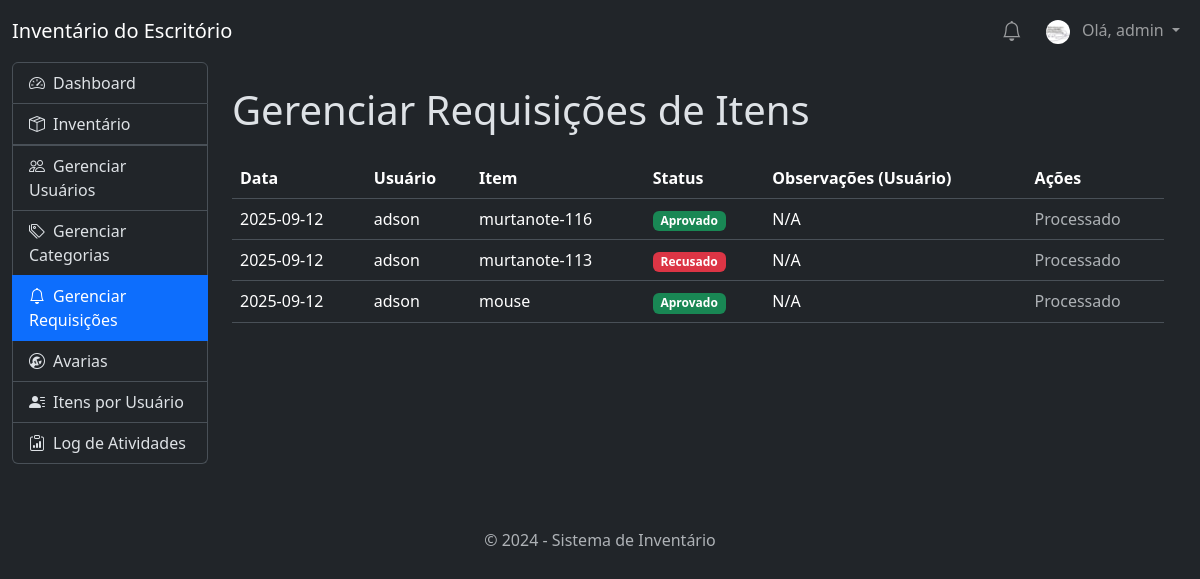
/manage_requests (signed in), run on the app's committed database.
### tables this page shows
CREATE TABLE users (
                id INTEGER PRIMARY KEY AUTOINCREMENT,
                username TEXT UNIQUE NOT NULL,
                password TEXT NOT NULL,
                role TEXT NOT NULL DEFAULT 'user'
            , profile_image_file TEXT);

CREATE TABLE item_requests (
                id INTEGER PRIMARY KEY AUTOINCREMENT,
                item_id INTEGER NOT NULL,
                user_id INTEGER NOT NULL,
                request_date TIMESTAMP NOT NULL DEFAULT CURRENT_TIMESTAMP,
                status TEXT NOT NULL DEFAULT 'Pendente', -- Pendente, Aprovado, Recusado
                notes TEXT,
                response_notes TEXT, -- Adicionado para justificativa do admin
                return_notes TEXT,   -- Adicionado para justificativa do usuário na devolução
                FOREIGN KEY (item_id) REFERENCES items (id),
                FOREIGN KEY (user_id) REFERENCES users (id)
            );

CREATE TABLE items (
                id INTEGER PRIMARY KEY AUTOINCREMENT,
                name TEXT NOT NULL,
                model TEXT,
                category TEXT,
                location TEXT,
                purchase_date DATE,
                serial_number TEXT,
                status TEXT,
                availability_status TEXT,
                image_file TEXT,
                assigned_to TEXT,
                authorized_by TEXT,
                created_at TIMESTAMP NOT NULL DEFAULT CURRENT_TIMESTAMP
            );

### app.py (the view, shortened to what this page needs)
@app.route('/manage_requests', methods=('GET', 'POST'))
@admin_required
def manage_requests():
    db = get_db()
    requests_list = db.execute("""
        SELECT r.id, r.request_date, r.status, r.notes, r.return_notes, i.name as item_name, i.status as item_condition, u.username as user_name
        FROM item_requests r JOIN items i ON r.item_id = i.id JOIN users u ON r.user_id = u.id
        ORDER BY r.request_date DESC
    """).fetchall()
    return render_template('manage_requests.html', requests=requests_list)

### app.py (called while the page is built)
def get_db():
    db = getattr(g, '_database', None)
    if db is None:
        db = g._database = sqlite3.connect(app.config['DATABASE'])
        db.row_factory = sqlite3.Row
    return db

@app.teardown_appcontext
def close_connection(exception):
    db = getattr(g, '_database', None)
    if db is not None:
        db.close()

@app.context_processor
def inject_categories():
    if g.user:
        db = get_db()
        categories = db.execute('SELECT DISTINCT category FROM items WHERE category IS NOT NULL AND category != "" ORDER BY category').fetchall()
        return dict(all_categories=categories)
    return dict(all_categories=[], notifications=[])

@app.context_processor
def inject_notifications():
    if g.user:
        db = get_db()
        notifications = db.execute('SELECT * FROM notifications WHERE user_id = ? AND is_read = 0 ORDER BY created_at DESC', (g.user['id'],)).fetchall()
        return dict(notifications=notifications)
    return dict(notifications=[])

@app.before_request
def load_logged_in_user():
    user_id = session.get('user_id')
    if user_id is None:
        g.user = None
    else:
        g.user = get_db().execute(
            'SELECT * FROM users WHERE id = ?', (user_id,)
        ).fetchone()

def admin_required(view):
    @functools.wraps(view)
    def wrapped_view(**kwargs):
        if g.user is None:
            return redirect(url_for('login'))
        if g.user['role'] != 'admin':
            abort(403) # Erro 'Forbidden' (Proibido)
        return view(**kwargs)
    return wrapped_view

### templates/manage_requests.html (shortened to what this page needs)
{% extends 'base.html' %}
{% block content %}
<div class="table-container">
    <h1 class="mb-4">Gerenciar Requisições de Itens</h1>
    {% if requests %}
    <div class="table-responsive">
        <table class="table table-futuristic">
            <thead>
                <tr>
                    <th>Data</th>
                    <th>Usuário</th>
                    <th>Item</th>
                    <th>Status</th>
                    <th>Observações (Usuário)</th>
                    <th>Ações</th>
                </tr>
            </thead>
            <tbody>
                {% for req in requests %}
                <tr>
                    <td>{{ req.request_date.split(' ')[0] }}</td>
                    <td>{{ req.user_name }}</td>
                    <td>{{ req.item_name }}</td>
                    <td>
                        <span class="badge
                            {% if req.status == 'Aprovado' %}bg-success
                            {% elif req.status == 'Recusado' %}bg-danger
                            {% elif req.status == 'Devolvido' %}bg-info
                            {% else %}bg-warning
                            {% endif %}">
                            {{ req.status }}
                        </span>
                    </td>
                    <td>
                        {% if req.status == 'Devolvido' and req.return_notes %}
                            <span class="text-info-emphasis" title="Justificativa de devolução">{{ req.return_notes }}</span>
                        {% else %}
                            {{ req.notes or 'N/A' }}
                        {% endif %}
                    </td>
                    <td>
                        {% if req.status == 'Pendente' %}
                            <div class="btn-group">
                                <form action="{{ url_for('manage_requests') }}" method="post" class="d-inline">
                                    <input type="hidden" name="request_id" value="{{ req.id }}">
                                    <input type="hidden" name="action" value="approve">
                                    <button type="submit" class="btn btn-success btn-sm">Aprovar</button>
                                </form>
                                <button type="button" class="btn btn-danger btn-sm" data-bs-toggle="modal" data-bs-target="#denyRequestModal" data-request-id="{{ req.id }}">
                                    Recusar
                                </button>
                            </div>
                        {% else %}
                            <span class="text-muted">Processado</span>
                        {% endif %}
                    </td>
                </tr>
                {% else %}
                <tr>
                    <td colspan="7" class="text-center text-muted">Nenhuma requisição encontrada.</td>
                </tr>
                {% endfor %}
            </tbody>
        </table>
    </div>
    {% else %}
    <p class="text-center text-muted">Nenhuma requisição encontrada.</p>
    {% endif %}
</div>
                            {% set statuses = ['Muito Bom', 'Bom', 'Aceitável', 'Ruim', 'Quebrado'] %}
{% endblock %}

### templates/base.html (shortened to what this page needs)
<!doctype html>
<html lang="pt-br" data-bs-theme="dark">
<head>
    <link href="https://cdn.jsdelivr.net/npm/bootstrap@5.3.3/dist/css/bootstrap.min.css" rel="stylesheet">
    <link rel="stylesheet" href="https://cdn.jsdelivr.net/npm/bootstrap-icons@1.11.3/font/bootstrap-icons.min.css">
</head>
<body>
    <nav class="navbar navbar-expand-lg navbar-dark bg-dark">
        <div class="container-fluid">
            <a class="navbar-brand" href="{{ url_for('dashboard') }}">Inventário do Escritório</a>
            <div class="navbar-nav d-flex align-items-center">
                {% if g.user %}
                    <div class="nav-item dropdown me-2">
                        <a class="nav-link position-relative" href="#" id="navbarNotificationDropdown" role="button" data-bs-toggle="dropdown" aria-expanded="false">
                            <i class="bi bi-bell fs-5"></i>
                        </a>
                    </div>
                    <div class="nav-item dropdown">
                        <a class="nav-link dropdown-toggle" href="#" id="navbarUserDropdown" role="button" data-bs-toggle="dropdown" aria-expanded="false">
                            {% if g.user.profile_image_file %}
                                <img src="{{ url_for('profile_pic', filename=g.user.profile_image_file) }}" alt="Foto de Perfil" class="rounded-circle me-2" style="width: 24px; height: 24px; object-fit: cover;">
                            {% else %}
                                <i class="bi bi-person-circle me-2"></i>
                            {% endif %}
                            Olá, {{ g.user['username'] }}
                        </a>
                    </div>
                {% else %}
                    <a class="nav-link" href="{{ url_for('login') }}">Login</a>
                    <a class="nav-link" href="{{ url_for('register') }}">Registrar</a>
                {% endif %}
            </div>
        </div>
    </nav>
    <div class="container-fluid">
        <div class="row g-0">
            <aside class="col-md-3 col-lg-2">
                <div class="list-group">
                    <a href="{{ url_for('dashboard') }}" class="list-group-item list-group-item-action {% if request.endpoint == 'dashboard' %}active{% endif %}">
                        <i class="bi bi-speedometer2 me-2"></i>Dashboard
                    </a>
                    {% set inventory_active = request.endpoint in ['index', 'add', 'edit'] %}
                    <a href="#inventory-submenu" data-bs-toggle="collapse" class="list-group-item list-group-item-action {% if inventory_active %}active{% endif %}" aria-expanded="{{ 'true' if inventory_active else 'false' }}">
                        <i class="bi bi-box-seam me-2"></i>Inventário
                    </a>
                    {% if g.user['role'] == 'admin' %}
                        <a href="{{ url_for('manage_users') }}" class="list-group-item list-group-item-action {% if request.endpoint == 'manage_users' %}active{% endif %}">
                            <i class="bi bi-people me-2"></i>Gerenciar Usuários
                        </a>
                        <a href="{{ url_for('manage_categories') }}" class="list-group-item list-group-item-action {% if request.endpoint == 'manage_categories' %}active{% endif %}">
                            <i class="bi bi-tags me-2"></i>Gerenciar Categorias
                        </a>
                        <a href="{{ url_for('manage_requests') }}" class="list-group-item list-group-item-action {% if request.endpoint == 'manage_requests' %}active{% endif %}">
                            <i class="bi bi-bell me-2"></i>Gerenciar Requisições
                        </a>
                        <a href="{{ url_for('broken_items') }}" class="list-group-item list-group-item-action {% if request.endpoint == 'broken_items' %}active{% endif %}">
                            <i class="bi bi-wrench-adjustable-circle me-2"></i>Avarias
                        </a>
                        <a href="{{ url_for('user_assets') }}" class="list-group-item list-group-item-action {% if request.endpoint == 'user_assets' %}active{% endif %}">
                            <i class="bi bi-person-lines-fill me-2"></i>Itens por Usuário
                        </a>
                        <a href="{{ url_for('logs') }}" class="list-group-item list-group-item-action {% if request.endpoint == 'logs' %}active{% endif %}">
                            <i class="bi bi-clipboard-data me-2"></i>Log de Atividades
                        </a>
                    {% endif %}
                </div>
            </aside>
            <main class="col-md-9 col-lg-10 p-4">
                {% block content %}
                {% endblock %}
            </main>
        </div>
    </div>
    <div class="container-fluid">
        <footer class="text-center text-muted mt-5 py-3">
            <p class="mb-0">&copy; 2024 - Sistema de Inventário</p>
        </footer>
    </div>
</body>
</html>

### data on the page
users: profile_image_file (picture), user.username "admin"
item_requests: request_date "2025-09-12", user_name "adson", item_name "murtanote-116", status "Aprovado", notes "N/A", shows "Processado"
item_requests: request_date "2025-09-12", user_name "adson", item_name "murtanote-113", status "Recusado", notes "N/A", shows "Processado"
item_requests: request_date "2025-09-12", user_name "adson", item_name "mouse", status "Aprovado", notes "N/A", shows "Processado"
